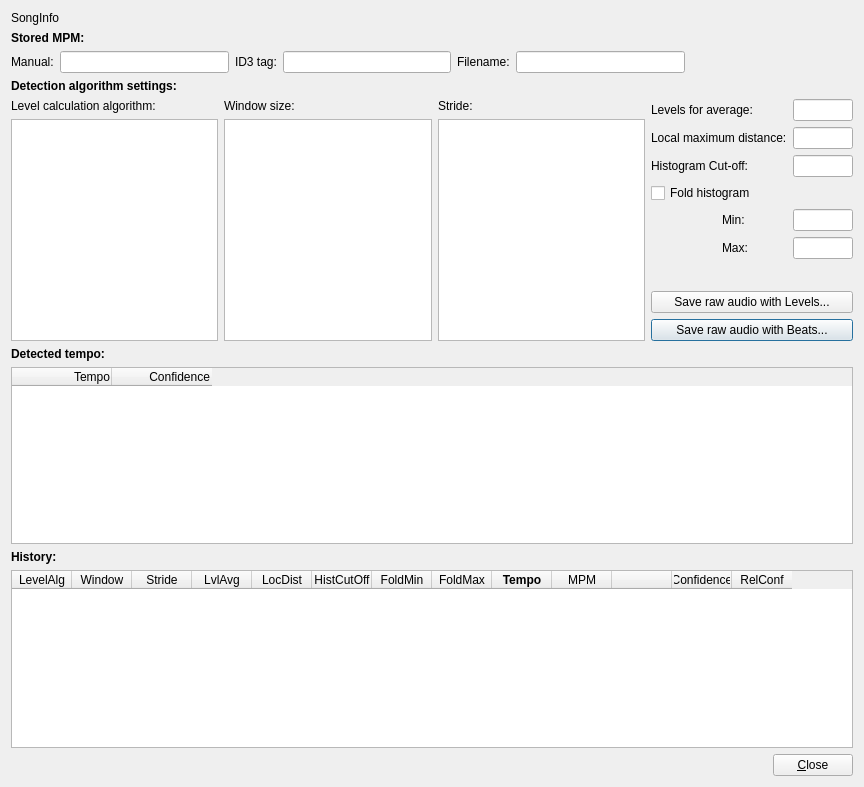
<?xml version="1.0" encoding="UTF-8"?>
<ui version="4.0">
 <class>DlgTempoDetect</class>
 <widget class="QDialog" name="DlgTempoDetect">
  <property name="geometry">
   <rect>
    <x>0</x>
    <y>0</y>
    <width>864</width>
    <height>787</height>
   </rect>
  </property>
  <property name="windowTitle">
   <string>SkauTan: Tempo detector</string>
  </property>
  <layout class="QVBoxLayout" name="verticalLayout">
   <item>
    <widget class="QLabel" name="lblSongInfo">
     <property name="text">
      <string notr="true">SongInfo</string>
     </property>
    </widget>
   </item>
   <item>
    <widget class="QLabel" name="label">
     <property name="font">
      <font>
       <weight>75</weight>
       <bold>true</bold>
      </font>
     </property>
     <property name="text">
      <string>Stored MPM:</string>
     </property>
    </widget>
   </item>
   <item>
    <layout class="QHBoxLayout" name="horizontalLayout">
     <item>
      <widget class="QLabel" name="label_2">
       <property name="text">
        <string>Manual:</string>
       </property>
      </widget>
     </item>
     <item>
      <widget class="QLineEdit" name="leMpmManual">
       <property name="readOnly">
        <bool>true</bool>
       </property>
      </widget>
     </item>
     <item>
      <widget class="QLabel" name="label_3">
       <property name="text">
        <string>ID3 tag:</string>
       </property>
      </widget>
     </item>
     <item>
      <widget class="QLineEdit" name="leMpmId3">
       <property name="readOnly">
        <bool>true</bool>
       </property>
      </widget>
     </item>
     <item>
      <widget class="QLabel" name="label_4">
       <property name="text">
        <string>Filename:</string>
       </property>
      </widget>
     </item>
     <item>
      <widget class="QLineEdit" name="leMpmFilename">
       <property name="readOnly">
        <bool>true</bool>
       </property>
      </widget>
     </item>
     <item>
      <spacer name="horizontalSpacer_3">
       <property name="orientation">
        <enum>Qt::Horizontal</enum>
       </property>
       <property name="sizeHint" stdset="0">
        <size>
         <width>40</width>
         <height>20</height>
        </size>
       </property>
      </spacer>
     </item>
    </layout>
   </item>
   <item>
    <widget class="QLabel" name="label_5">
     <property name="font">
      <font>
       <weight>75</weight>
       <bold>true</bold>
      </font>
     </property>
     <property name="text">
      <string>Detection algorithm settings:</string>
     </property>
    </widget>
   </item>
   <item>
    <layout class="QHBoxLayout" name="horizontalLayout_2">
     <item>
      <layout class="QVBoxLayout" name="verticalLayout_4">
       <item>
        <widget class="QLabel" name="label_6">
         <property name="text">
          <string>Level calculation algorithm:</string>
         </property>
        </widget>
       </item>
       <item>
        <widget class="QListWidget" name="lwLevelAlgorithm">
         <property name="editTriggers">
          <set>QAbstractItemView::NoEditTriggers</set>
         </property>
         <property name="selectionBehavior">
          <enum>QAbstractItemView::SelectRows</enum>
         </property>
        </widget>
       </item>
      </layout>
     </item>
     <item>
      <layout class="QVBoxLayout" name="verticalLayout_3">
       <item>
        <widget class="QLabel" name="label_7">
         <property name="text">
          <string>Window size:</string>
         </property>
        </widget>
       </item>
       <item>
        <widget class="QListWidget" name="lwWindowSize">
         <property name="editTriggers">
          <set>QAbstractItemView::NoEditTriggers</set>
         </property>
         <property name="selectionBehavior">
          <enum>QAbstractItemView::SelectRows</enum>
         </property>
        </widget>
       </item>
      </layout>
     </item>
     <item>
      <layout class="QVBoxLayout" name="verticalLayout_2">
       <item>
        <widget class="QLabel" name="label_8">
         <property name="text">
          <string>Stride:</string>
         </property>
        </widget>
       </item>
       <item>
        <widget class="QListWidget" name="lwStride">
         <property name="editTriggers">
          <set>QAbstractItemView::NoEditTriggers</set>
         </property>
         <property name="selectionBehavior">
          <enum>QAbstractItemView::SelectRows</enum>
         </property>
        </widget>
       </item>
      </layout>
     </item>
     <item>
      <layout class="QGridLayout" name="gridLayout">
       <item row="0" column="2">
        <widget class="QLineEdit" name="leLevelAvg">
         <property name="inputMethodHints">
          <set>Qt::ImhDigitsOnly</set>
         </property>
        </widget>
       </item>
       <item row="0" column="0" colspan="2">
        <widget class="QLabel" name="label_9">
         <property name="text">
          <string>Levels for average:</string>
         </property>
        </widget>
       </item>
       <item row="8" column="0" colspan="3">
        <widget class="QPushButton" name="btnSaveDebugBeats">
         <property name="text">
          <string>Save raw audio with Beats...</string>
         </property>
        </widget>
       </item>
       <item row="1" column="0" colspan="2">
        <widget class="QLabel" name="label_10">
         <property name="text">
          <string>Local maximum distance:</string>
         </property>
        </widget>
       </item>
       <item row="3" column="0" colspan="3">
        <widget class="QCheckBox" name="chbFoldHistogram">
         <property name="text">
          <string>Fold histogram</string>
         </property>
        </widget>
       </item>
       <item row="4" column="2">
        <widget class="QLineEdit" name="leFoldHistogramMin">
         <property name="inputMethodHints">
          <set>Qt::ImhDigitsOnly</set>
         </property>
        </widget>
       </item>
       <item row="7" column="0" colspan="3">
        <widget class="QPushButton" name="btnSaveDebugLevels">
         <property name="text">
          <string>Save raw audio with Levels...</string>
         </property>
        </widget>
       </item>
       <item row="4" column="0">
        <spacer name="horizontalSpacer">
         <property name="orientation">
          <enum>Qt::Horizontal</enum>
         </property>
         <property name="sizeType">
          <enum>QSizePolicy::Minimum</enum>
         </property>
         <property name="sizeHint" stdset="0">
          <size>
           <width>20</width>
           <height>20</height>
          </size>
         </property>
        </spacer>
       </item>
       <item row="1" column="2">
        <widget class="QLineEdit" name="leLevelPeak">
         <property name="inputMethodHints">
          <set>Qt::ImhDigitsOnly</set>
         </property>
        </widget>
       </item>
       <item row="4" column="1">
        <widget class="QLabel" name="label_11">
         <property name="text">
          <string>Min:</string>
         </property>
        </widget>
       </item>
       <item row="5" column="1">
        <widget class="QLabel" name="label_12">
         <property name="text">
          <string>Max:</string>
         </property>
        </widget>
       </item>
       <item row="5" column="2">
        <widget class="QLineEdit" name="leFoldHistogramMax">
         <property name="inputMethodHints">
          <set>Qt::ImhDigitsOnly</set>
         </property>
        </widget>
       </item>
       <item row="6" column="1">
        <spacer name="verticalSpacer">
         <property name="orientation">
          <enum>Qt::Vertical</enum>
         </property>
         <property name="sizeHint" stdset="0">
          <size>
           <width>20</width>
           <height>40</height>
          </size>
         </property>
        </spacer>
       </item>
       <item row="2" column="0" colspan="2">
        <widget class="QLabel" name="label_15">
         <property name="text">
          <string>Histogram Cut-off:</string>
         </property>
        </widget>
       </item>
       <item row="2" column="2">
        <widget class="QLineEdit" name="leHistogramCutoff">
         <property name="inputMethodHints">
          <set>Qt::ImhDigitsOnly</set>
         </property>
        </widget>
       </item>
      </layout>
     </item>
    </layout>
   </item>
   <item>
    <widget class="QLabel" name="label_14">
     <property name="font">
      <font>
       <weight>75</weight>
       <bold>true</bold>
      </font>
     </property>
     <property name="text">
      <string>Detected tempo:</string>
     </property>
    </widget>
   </item>
   <item>
    <widget class="QTableWidget" name="twDetectedResults">
     <attribute name="horizontalHeaderHighlightSections">
      <bool>false</bool>
     </attribute>
     <attribute name="verticalHeaderVisible">
      <bool>false</bool>
     </attribute>
     <column>
      <property name="text">
       <string>Tempo</string>
      </property>
      <property name="textAlignment">
       <set>AlignTrailing|AlignVCenter</set>
      </property>
     </column>
     <column>
      <property name="text">
       <string>Confidence</string>
      </property>
      <property name="textAlignment">
       <set>AlignTrailing|AlignVCenter</set>
      </property>
     </column>
    </widget>
   </item>
   <item>
    <widget class="QLabel" name="label_13">
     <property name="font">
      <font>
       <weight>75</weight>
       <bold>true</bold>
      </font>
     </property>
     <property name="text">
      <string>History:</string>
     </property>
    </widget>
   </item>
   <item>
    <widget class="QTableWidget" name="twDetectionHistory">
     <property name="selectionMode">
      <enum>QAbstractItemView::SingleSelection</enum>
     </property>
     <property name="selectionBehavior">
      <enum>QAbstractItemView::SelectRows</enum>
     </property>
     <attribute name="horizontalHeaderDefaultSectionSize">
      <number>60</number>
     </attribute>
     <attribute name="horizontalHeaderHighlightSections">
      <bool>false</bool>
     </attribute>
     <attribute name="verticalHeaderVisible">
      <bool>false</bool>
     </attribute>
     <column>
      <property name="text">
       <string>LevelAlg</string>
      </property>
     </column>
     <column>
      <property name="text">
       <string>Window</string>
      </property>
     </column>
     <column>
      <property name="text">
       <string>Stride</string>
      </property>
     </column>
     <column>
      <property name="text">
       <string>LvlAvg</string>
      </property>
     </column>
     <column>
      <property name="text">
       <string>LocDist</string>
      </property>
     </column>
     <column>
      <property name="text">
       <string>HistCutOff</string>
      </property>
     </column>
     <column>
      <property name="text">
       <string>FoldMin</string>
      </property>
     </column>
     <column>
      <property name="text">
       <string>FoldMax</string>
      </property>
     </column>
     <column>
      <property name="text">
       <string>Tempo</string>
      </property>
      <property name="font">
       <font>
        <weight>75</weight>
        <bold>true</bold>
       </font>
      </property>
     </column>
     <column>
      <property name="text">
       <string>MPM</string>
      </property>
     </column>
     <column>
      <property name="text">
       <string/>
      </property>
     </column>
     <column>
      <property name="text">
       <string>Confidence</string>
      </property>
     </column>
     <column>
      <property name="text">
       <string>RelConf</string>
      </property>
     </column>
    </widget>
   </item>
   <item>
    <layout class="QHBoxLayout" name="horizontalLayout_3">
     <item>
      <spacer name="horizontalSpacer_2">
       <property name="orientation">
        <enum>Qt::Horizontal</enum>
       </property>
       <property name="sizeHint" stdset="0">
        <size>
         <width>40</width>
         <height>20</height>
        </size>
       </property>
      </spacer>
     </item>
     <item>
      <widget class="QPushButton" name="btnClose">
       <property name="text">
        <string>&amp;Close</string>
       </property>
      </widget>
     </item>
    </layout>
   </item>
  </layout>
 </widget>
 <resources/>
 <connections/>
</ui>
